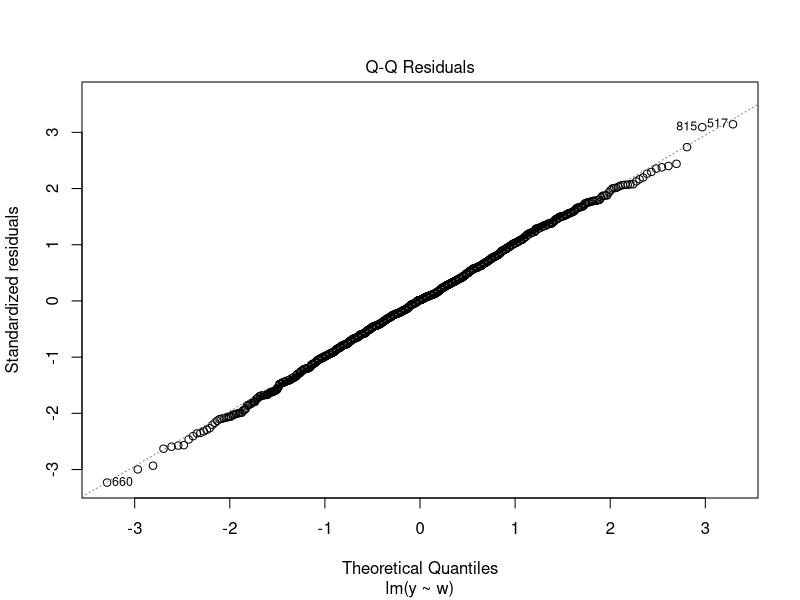
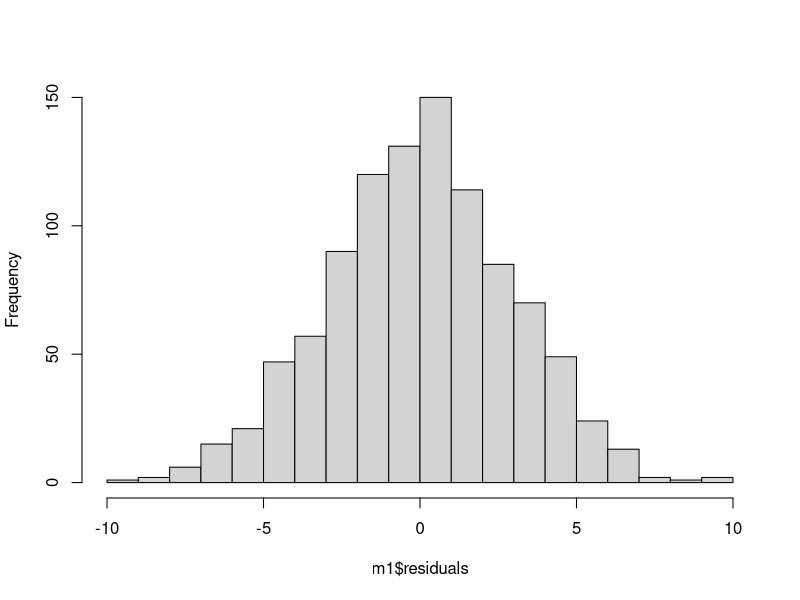
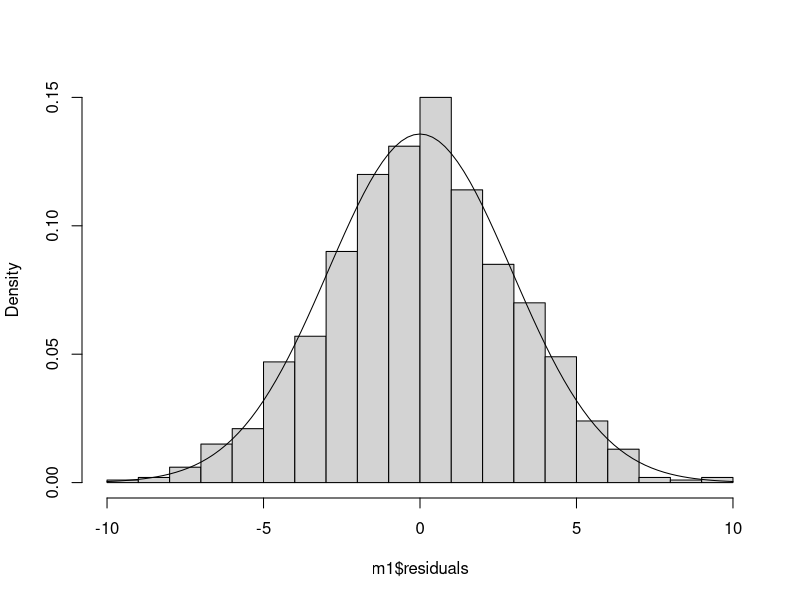
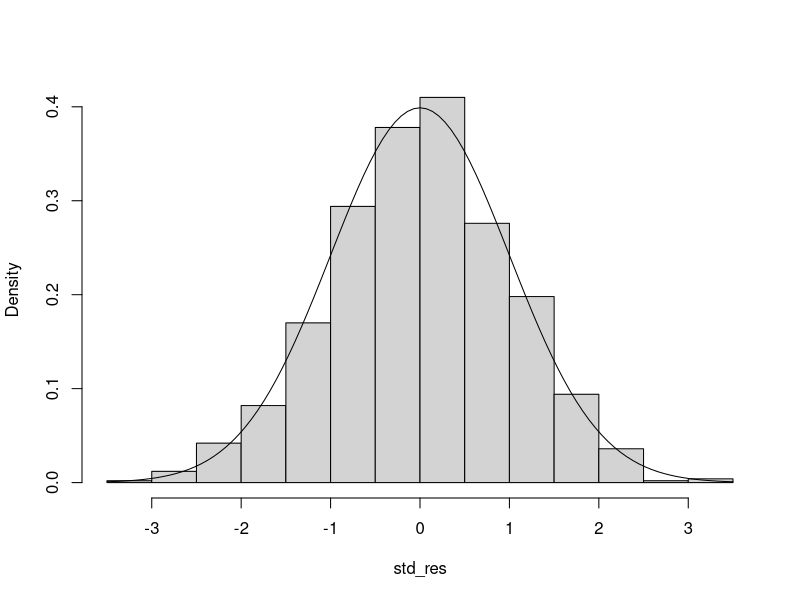

Generate these figures, in order, with R:
## ---- chunk 1
set.seed(1234)

n <- 1000L
w <- rnorm(n = n, mean = 2, sd = 4)
y <- 0.5 * w + rnorm(n = n, mean = 5, sd = 3)

df <- data.frame(w, y)

m1 <- lm(formula = y ~ w, data = df)
summary(m1)
## ---- chunk 2
plot(m1, 2)
## ---- chunk 3
pnorm(-1.96, mean = 0, sd = 1)
## ---- chunk 4
hist(m1$residuals, breaks = 20L, main = "")
## ---- chunk 5
hist(m1$residuals, breaks = 20L, freq = FALSE, main = "")

# Note that the sequence here must be called "x", otherwise dnorm() won't work 
x <- seq(from = round(min(m1$residuals), 1), 
         to   = round(max(m1$residuals), 1), 
         by   = 0.1)

curve(dnorm(x, mean = 0, sd = sd(m1$residuals)), add = TRUE)
## ---- chunk 6
std_res <- m1$residuals / sd(m1$residuals)

hist(std_res, breaks = 20L, freq = FALSE, main = "")

x <- seq(from = round(min(std_res), 1),
         to   = round(max(std_res), 1),
         by   = 0.1)

curve(dnorm(x, mean = 0, sd = 1), add = TRUE)
